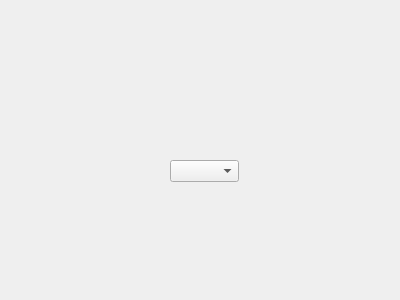
<?xml version="1.0" encoding="UTF-8"?>
<ui version="4.0">
 <class>myextend</class>
 <widget class="QDialog" name="myextend">
  <property name="geometry">
   <rect>
    <x>0</x>
    <y>0</y>
    <width>400</width>
    <height>300</height>
   </rect>
  </property>
  <property name="windowTitle">
   <string>Dialog</string>
  </property>
  <widget class="QComboBox" name="comboBox">
   <property name="geometry">
    <rect>
     <x>170</x>
     <y>160</y>
     <width>69</width>
     <height>22</height>
    </rect>
   </property>
  </widget>
 </widget>
 <resources/>
 <connections/>
</ui>
